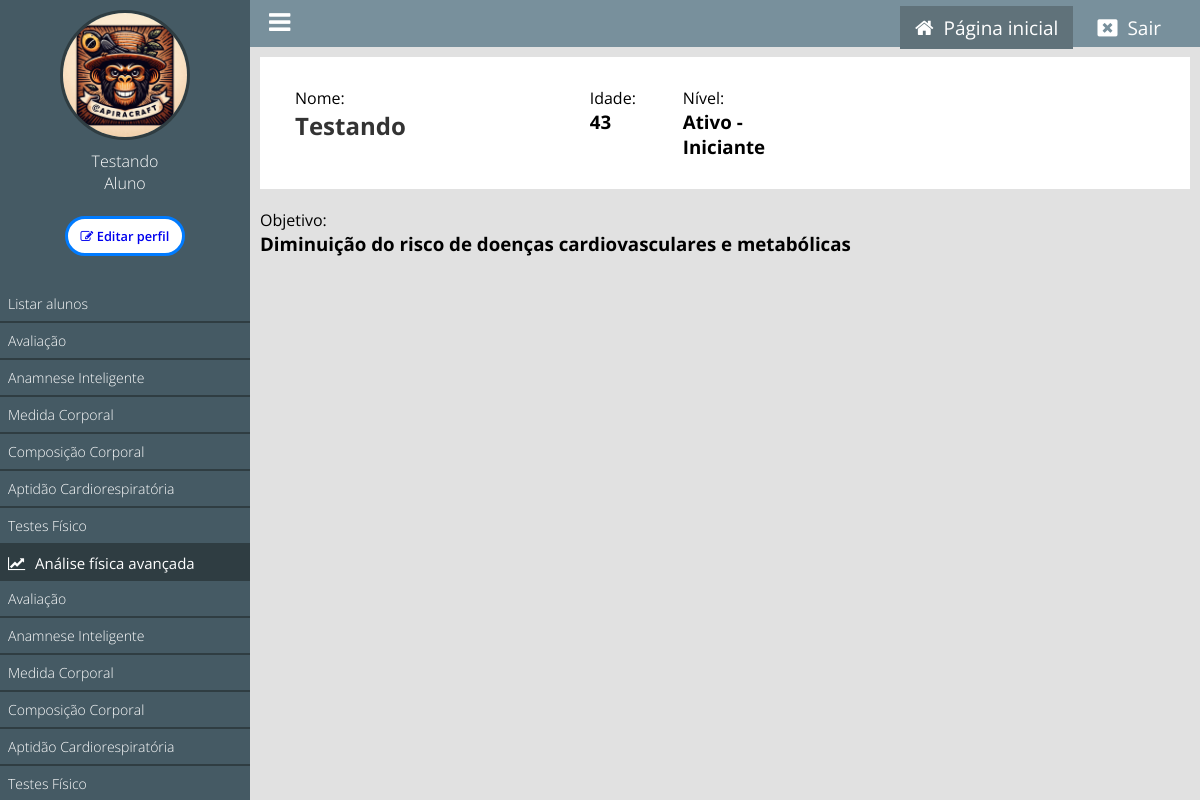
Page /painel/ (signed in) on the committed database.
### tables this page shows
CREATE TABLE IF NOT EXISTS `tb_perfis_usuarios` (
  `id` int NOT NULL AUTO_INCREMENT,
  `usuario_id` int NOT NULL,
  `data_avaliacao` datetime NOT NULL,
  `peso` float NOT NULL,
  `altura` float NOT NULL,
  `obesidade` tinyint(1) NOT NULL,
  `diabetes` tinyint(1) NOT NULL,
  `hipertensao` tinyint(1) NOT NULL,
  `depressao` tinyint(1) NOT NULL,
  `pos_covid` tinyint(1) NOT NULL,
  `idoso` tinyint(1) NOT NULL,
  `gestante` tinyint(1) NOT NULL,
  `posparto` tinyint(1) NOT NULL,
  `emagrecer` tinyint(1) NOT NULL,
  `objetivo_id` int NOT NULL,
  PRIMARY KEY (`id`),
  KEY `usuario_id` (`usuario_id`),
  KEY `objetivo_id` (`objetivo_id`)
);

CREATE TABLE IF NOT EXISTS `tb_usuarios_anamnese` (
  `id` int NOT NULL AUTO_INCREMENT,
  `usuario_id` int NOT NULL,
  `data_avaliacao` datetime NOT NULL,
  `nivel_treinamento` varchar(30) NOT NULL,
  `domingo` tinyint(1) DEFAULT '0',
  `segunda` tinyint(1) DEFAULT '0',
  `terca` tinyint(1) DEFAULT '0',
  `quarta` tinyint(1) DEFAULT '0',
  `quinta` tinyint(1) DEFAULT '0',
  `sexta` tinyint(1) DEFAULT '0',
  `sabado` tinyint(1) DEFAULT '0',
  `minutos_dia` int DEFAULT NULL,
  `exercicios` text,
  `outros_exercicios` varchar(255) DEFAULT NULL,
  `nao_gosta` tinyint(1) DEFAULT '0',
  `nao_gosta_exercicios` varchar(255) DEFAULT NULL,
  `atividade_recente` tinyint(1) DEFAULT '0',
  `nome_atividade_recente` varchar(255) DEFAULT NULL,
  `dias_semana_recente` int DEFAULT NULL,
  `minutos_dia_recente` float DEFAULT NULL,
  `intensidade` varchar(50) DEFAULT NULL,
  `doencas` tinyint(1) DEFAULT '0',
  `doencas_nome` varchar(255) DEFAULT NULL,
  `remedios` varchar(255) DEFAULT NULL,
  `cirurgias` tinyint(1) DEFAULT '0',
  `regiao_cirurgia` varchar(255) DEFAULT NULL,
  `dor_muscular` tinyint(1) DEFAULT '0',
  `regioes_dor` text,
  `dor_peito` tinyint(1) DEFAULT '0',
  `tontura` tinyint(1) DEFAULT '0',
  `movimento_diario` tinyint(1) DEFAULT '0',
  `movimentos_dia` text,
  `parente_cardiaco` tinyint(1) DEFAULT '0',
  `num_parente_cardiaco` int DEFAULT NULL,
  `fumante` tinyint(1) DEFAULT '0',
  `info_pertinente` text,
  `aceito` tinyint(1) DEFAULT '0',
  `ciclo_menstrual` tinyint(1) DEFAULT NULL,
  `ciclo_menstrual_irregular` varchar(255) DEFAULT NULL,
  `sintomas_menstruais` json DEFAULT NULL,
  `uso_anticoncepcional` varchar(3) DEFAULT NULL,
  `fatores_impedem_treino` json DEFAULT NULL,
  `dificuldade_emagrecer` json DEFAULT NULL,
  `silhueta_real` int DEFAULT NULL,
  `silhueta_ideal` int DEFAULT NULL,
  `objetivos_6_meses` json DEFAULT NULL,
  `nome_remedios_emagrecer` varchar(255) DEFAULT NULL,
  `resultados_remedios` varchar(255) DEFAULT NULL,
  `dificuldade_emagrecer_outros` varchar(255) DEFAULT NULL,
  `remedios_emagrecer` tinyint(1) DEFAULT NULL,
  `autoestima` varchar(255) DEFAULT NULL,
  `vestir` varchar(255) DEFAULT NULL,
  `banho` varchar(255) DEFAULT NULL,
  `caminhar` varchar(255) DEFAULT NULL,
  `atividade_domestica_leve` varchar(255) DEFAULT NULL,
  `subir_escada` varchar(255) DEFAULT NULL,
  `fazer_compras` varchar(255) DEFAULT NULL,
  `carregar_arroz` varchar(255) DEFAULT NULL,
  `caminhar_moderado` varchar(255) DEFAULT NULL,
  `caminhar_intenso` varchar(255) DEFAULT NULL,
  `carregar_mala` varchar(255) DEFAULT NULL,
  `atividade_domestica_pesada` varchar(255) DEFAULT NULL,
  `atividade_vigorosa` varchar(255) DEFAULT NULL,
  `nivel_funcional` varchar(255) DEFAULT NULL,
  PRIMARY KEY (`id`)
);

CREATE TABLE IF NOT EXISTS `tb_objetivos_treinamento` (
  `id` int NOT NULL AUTO_INCREMENT,
  `objetivo` varchar(255) NOT NULL,
  PRIMARY KEY (`id`)
);

### painel/pages/funcoes.php (called while the page is built, shortened)
<?php
function obterLinkAnamnese($usuario_id) {
    $conn = new mysqli(HOST, USER, PASSWORD, DATABASE);
    $sql = "
        SELECT *
        FROM tb_perfis_usuarios
        WHERE usuario_id = ?
        ORDER BY data_avaliacao DESC
        LIMIT 1
    ";
    $stmt = $conn->prepare($sql);
    $stmt->bind_param('i', $usuario_id);
    $stmt->execute();
    $result = $stmt->get_result();
    $perfil = $result->fetch_assoc();
    $conditionsTrue = 0;
    if ($conditionsTrue == 0) {
        return "anamnese-geral";
    }
    return $link ?? "anamnese-geral";
}
?>

### classes/MySql.php (called while the page is built)
<?php
    class MySql{
        private static $pdo;
        public static function conectar(){
            if(self::$pdo == null){
                try{
                    self::$pdo = new PDO('mysql:host='.HOST.';dbname='.DATABASE,USER,PASSWORD,array(PDO::MYSQL_ATTR_INIT_COMMAND => "SET NAMES utf8"));
                    self::$pdo->setAttribute(PDO::ATTR_ERRMODE,PDO::ERRMODE_EXCEPTION);
                }catch(Exception $e) {
                    echo 'erro ao conectar, tente novamente mais tarde';
                }
            }
            return self::$pdo;
        }
    }
?>

### classes/Anamnese.php (called while the page is built, shortened)
<?php
class Anamnese {
    private $db;
    public function __construct() {
        $this->db = MySql::conectar();
    }
    public function buscarUltimaAnamnesePorUsuarioId($usuario_id) {
        $sql = $this->db->prepare("SELECT * FROM tb_usuarios_anamnese WHERE usuario_id = :usuario_id ORDER BY data_avaliacao DESC LIMIT 1");
        $sql->bindParam(':usuario_id', $usuario_id);
        $sql->execute();
        return $sql->fetch(PDO::FETCH_ASSOC);
    }
}
?>

### painel/pages/dashboard-aluno.php (the view, shortened to what this page needs)
<?php
    if (isset($_GET['id'])) {
        $usuario_id = (int)$_GET['id'];
    } else {
        $usuario_id = $_SESSION['id'];
    }
    $sql = MySql::conectar()->prepare("SELECT * FROM `tb_admin.usuarios` WHERE id = ?");
    $sql->execute([$usuario_id]);
    $usuario = $sql->fetch(PDO::FETCH_ASSOC);
    $dataNascimento = new DateTime($usuario['data_nascimento']);
    $idade = (new DateTime())->diff($dataNascimento)->y;
    $anamnese = new Anamnese();
    $dados_anamnese = $anamnese->buscarUltimaAnamnesePorUsuarioId($usuario_id);
    $perfil = new Perfil();
    $perfil = $perfil->buscarUltimoPerfilPorUsuarioId($usuario_id);
    $objetivo = $perfil['objetivo_id'];
    $sql_objetivo = MySql::conectar()->prepare("SELECT objetivo FROM tb_objetivos_treinamento WHERE id = ?");
                $sql_objetivo->execute([$objetivo]);
                $objetivo = $sql_objetivo->fetch(PDO::FETCH_ASSOC);
?>
<div class="box-content left w100">
    <div class="box-dashboard w33 left">
        <div class="dashboard-wrapper">
            <p>Nome:</p>
            <h2><?php echo htmlspecialchars($usuario['nome']);?></h2>
        </div>
    </div>
    <div class="box-dashboard w33 left">
    <div class="dashboard-wrapper w33 left">
            <p>Idade:</p>
            <h3><?php echo htmlspecialchars($idade); ?></h3>
        </div>
        <div class="dashboard-wrapper w33 left">
            <p>Nível:</p>
            <h3><?php echo isset($dados_anamnese['nivel_treinamento']) ? htmlspecialchars($dados_anamnese['nivel_treinamento']) : 'N/A'; ?></h3>
        </div>
    </div>
</div>
<p>Objetivo:</p>
            <h3><?php echo isset($objetivo['objetivo']) ? htmlspecialchars($objetivo['objetivo']) : 'N/A'; ?></h3>

### painel/main.php (shortened to what this page needs)
<?php
    include_once('../config.php');
    include_once('pages/funcoes.php');
    $usuario_id = $_SESSION['id'];
    $anamneseLink = obterLinkAnamnese($usuario_id);
?>
<!DOCTYPE html>
<html lang="pt-br">
<head>
    <link rel="stylesheet" href="https://cdnjs.cloudflare.com/ajax/libs/font-awesome/4.7.0/css/font-awesome.min.css">
    <link rel="stylesheet" href="https://cdn.datatables.net/2.1.8/css/dataTables.dataTables.css">
    <link href="<?php echo INCLUDE_PATH_PAINEL ?>css/style.css" rel="stylesheet"/>
</head>
<body>
<div class="menu">
    <div class="menu-wraper">
        <div class="box-usuario">
            <?php
                if($_SESSION['img'] == ''){
            ?>
                <div class="avatar-usuario">
                    <i class="fa fa-user"></i>
                </div>
            <?php } else { ?>
                <div class="imagem-usuario">
                    <img src="<?php echo INCLUDE_PATH_PAINEL ?>uploads/<?php echo $_SESSION['img']; ?>" />
                </div>
            <?php } ?>
            <div class="nome-usuario">
                <p><?php echo $_SESSION['nome']; ?></p>
                <p><?php echo pegaCargo($_SESSION['cargo']); ?></p><br>
                <button><a href="<?php echo INCLUDE_PATH_PAINEL . 'editar-perfil?id=' . $usuario_id; ?>"><i class="fa fa-pencil-square-o" aria-hidden="true"></i> Editar perfil</a></button>
            </div>
        </div>
        <div class="items-menu">
            <a <?php selecionadoMenu('listar-usuarios'); ?> href="<?php echo INCLUDE_PATH_PAINEL ?>listar-usuarios">Listar <?php if($_SESSION['cargo'] == 2) { echo 'professores'; } else { echo 'alunos'; } ?></a>
            <a <?php selecionadoMenu('formulario-perfis'); ?>href="<?php echo INCLUDE_PATH_PAINEL ?>formulario-perfis">Avaliação</a>
            <a <?php selecionadoMenu($anamneseLink); ?> href="<?php echo INCLUDE_PATH_PAINEL . $anamneseLink;?>">Anamnese Inteligente</a>
            <a <?php selecionadoMenu('medida-corporal'); ?>href="<?php echo INCLUDE_PATH_PAINEL ?>medida-corporal">Medida Corporal</a>
            <a <?php selecionadoMenu('composicao-corporal'); ?>href="<?php echo INCLUDE_PATH_PAINEL ?>composicao-corporal">Composição Corporal</a>
            <a <?php selecionadoMenu('aptidao-cardiorespiratoria'); ?>href="<?php echo INCLUDE_PATH_PAINEL ?>aptidao-cardiorespiratoria">Aptidão Cardiorespiratória</a>
            <a <?php selecionadoMenu('teste-fisico'); ?>href="<?php echo INCLUDE_PATH_PAINEL ?>teste-fisico">Testes Físico</a>
            <h2 <?php verificaPermissaoMenuExata(0); ?>id="menu-analisealuno"><i class="fa fa-line-chart" aria-hidden="true"></i> Análise física avançada</h2>
            <a <?php selecionadoMenu('formulario-perfis'); ?>href="<?php echo INCLUDE_PATH_PAINEL ?>formulario-perfis">Avaliação</a>
            <a <?php selecionadoMenu($anamneseLink); ?> href="<?php echo INCLUDE_PATH_PAINEL . $anamneseLink;?>">Anamnese Inteligente</a>
            <a <?php selecionadoMenu('medida-corporal'); ?>href="<?php echo INCLUDE_PATH_PAINEL ?>medida-corporal">Medida Corporal</a>
            <a <?php selecionadoMenu('composicao-corporal'); ?>href="<?php echo INCLUDE_PATH_PAINEL ?>teste-fisico">Composição Corporal</a>
            <a <?php selecionadoMenu('aptidao-cardiorespiratoria'); ?>href="<?php echo INCLUDE_PATH_PAINEL ?>teste-fisico">Aptidão Cardiorespiratória</a>
            <a <?php selecionadoMenu('teste-fisico'); ?>href="<?php echo INCLUDE_PATH_PAINEL ?>teste-fisico">Testes Físico</a>
        </div>
    </div>
</div>
    <header>
        <div class="center">
            <div class="menu-btn">
                <i class="fa fa-bars"></i>
            </div>
            <div class="logout">
                <a <?php if(@$_GET['url'] == ''){ ?> style="background: #60727a; padding: 8px 15px;" <?php } ?> href="<?php echo INCLUDE_PATH_PAINEL ?>"><i class="fa fa-home"></i><span>Página inicial</span></a>
                <a href="<?php echo INCLUDE_PATH_PAINEL ?>?logout"><i class="fa fa-window-close"></i><span>Sair</span></a>
            </div>
        </div>
    </header>
<div class="content">
    <?php Painel::loadPage(); ?>
</div>
</body>
</html>

### painel/css/style.css (style rules this page uses)
* { margin: 0; padding: 0; box-sizing: border-box; font-family: "Open Sans", sans-serif; }
html, body { height: 100%; background: rgb(225, 225, 225); }
body { overflow-x: hidden; }
.center { padding: 0 2%; margin: 0 auto; }
header { position: relative; left: 250px; padding: 10px 0; background: #78909c; width: calc(100% - 250px); }
.logout { float: right; }
.logout a { padding: 0 20px; position: relative; top: 4px; color: white; font-size: 20px; text-decoration: none; }
.logout a > span { text-decoration: none; font-size: 19px; padding-left: 10px; }
.menu-btn { float: left; cursor: pointer; font-size: 25px; color: white; }
.menu-wraper { width: 250px; }
div.menu { overflow-x: hidden; overflow-y: auto; height: 100%; padding: 10px 0; position: fixed; left: 0; top: 0; background: #455a64; float: left; width: 250px; }
div.box-usuario { text-align: center; }
.imagem-usuario > img { display: inline-block; width: 130px; height: 130px; border-radius: 50%; border: 3px solid #2f3d42; }
.nome-usuario { text-align: center; margin-top: 10px; }
.nome-usuario p { color: white; font-size: 16px; font-weight: 300; }
.nome-usuario button a { text-decoration: none; }
.nome-usuario button { width: 120px; height: 40px; border: 3px solid #007bff; border-radius: 45px; transition: all 0.3s; cursor: pointer; background: white; font-size: 0.8em; font-weight: 550; text-decoration: nome; }
.w100 { width: 100%; }
.w33 { width: 33.3%; float: left; position: relative; padding: 0 5px; }
.left { float: left; }
.content { width: calc(100% - 250px); position: relative; left: 250px; padding: 10px; }
.box-content { background: white; padding: 30px; margin-bottom: 20px; }
.items-menu { margin-top: 30px; }
.items-menu h2 { text-align: left; font-weight: normal; font-size: 15px; background: #2f3d42; color: white; padding: 8px; cursor: pointer; }
.items-menu h2 i { padding-right: 6px; }
.items-menu a { display: block; padding: 8px; font-weight: 300; font-size: 14px; text-decoration: none; color: white; border-bottom: 2px solid #2f3d42; }
.box-content h2 { font-size: 24px; color: #333; margin-bottom: 20px; display: flex; align-items: center; gap: 10px; }
.box-dashboard { display: inline-block; }
.box-dashboard h2 { margin-bottom: 0px; }
.box-dashboard p { text-align: left; }

### rows in the picture
tb_perfis_usuarios: idoso "Aluno"
tb_admin.usuarios: nome "Testando"
tb_usuarios_anamnese: nivel_treinamento "Ativo - Iniciante"
tb_objetivos_treinamento: objetivo "Diminuição do risco de doenças cardiovasculares e metabólicas"

### other values in the picture
$_SESSION['nome'] "Testando"
